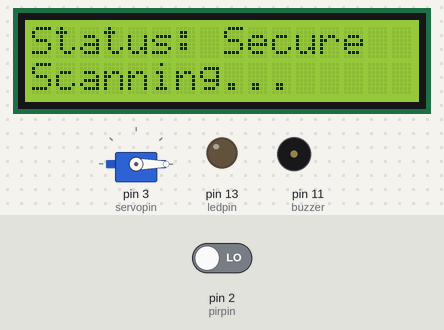
The sketch below on a simulated Arduino Uno, built with avr-gcc and run on an emulated ATmega328P. Parts: servo, 16×2 character LCD, output pins drawn as LEDs (lit = HIGH), buzzer (waves = sounding). The inputs (shaded band) are chosen by the test bench; at power-on: pin 2 (pirpin) LOW. What the sketch prints to the serial monitor is not drawn.

Above: at 3.2 s.
3.3 s: pin 2 (pirpin) driven HIGH
At 3.7 s:
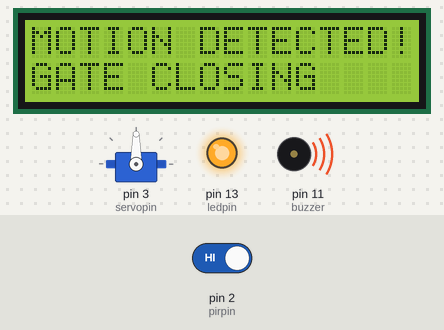
4.8 s: pin 2 (pirpin) driven LOW
At 6.0 s:
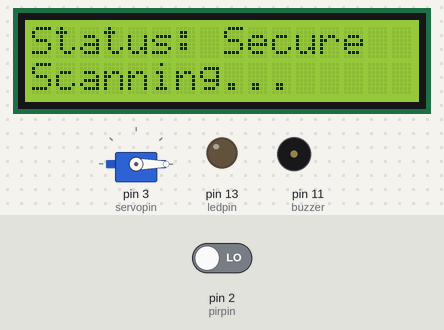
Timing chart, 0 to 7.8 s (numbered marks = the images above; inputs shaded):
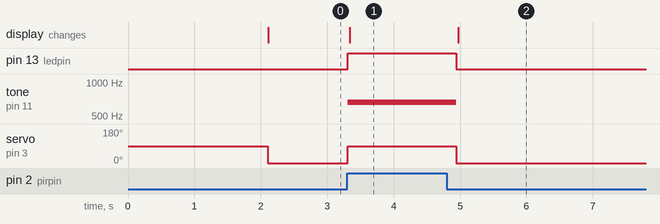

The sketch:

sketch.ino
```cpp
#include <LiquidCrystal_I2C.h>
#include <Servo.h>
Servo myservo;
LiquidCrystal_I2C lcd(0x27, 16, 2);
int pirpin = 2;
int ledpin = 13;
int buzzer = 11;
int servopin = 3;
int melody[] = {
  659, 659, 0, 659, 0, 523, 659, 0, 784, 0, 392, 0,};
int lastStatus = -1;
void setup() {
  // put your setup code here, to run once:
Serial.begin(9600);
pinMode(ledpin, OUTPUT);
pinMode(pirpin, INPUT);
pinMode(buzzer, OUTPUT);
myservo.attach(servopin);
lcd.init();
lcd.clear();
lcd.backlight();

 lcd.setCursor(0, 0);
  lcd.print("Hello world");
  delay(2000);
  lcd.clear();
}

void loop() {
  int pirvalue = digitalRead(pirpin);
  Serial.print("Value: ");
  Serial.println(pirvalue);

  if (pirvalue == 1) {
    Serial.println("Motion Detected!");
    digitalWrite(ledpin, HIGH);
    myservo.write(90);
    tone(buzzer, melody[0]);

    if (lastStatus != 1) {
      lcd.clear();
      lcd.setCursor(0, 0);
      lcd.print("MOTION DETECTED!");
      lcd.setCursor(0, 1);
      lcd.print("GATE CLOSING");
      lastStatus = 1;
    }
    delay(200);
  }
  else {
    myservo.write(0);
    digitalWrite(ledpin, LOW);
    noTone(buzzer);

    if (lastStatus != 0) {
      lcd.clear();
      lcd.setCursor(0, 0);
      lcd.print("Status: Secure");
      lcd.setCursor(0, 1);
      lcd.print("Scanning...");
      lastStatus = 0;
    }
    delay(200);
  }
}
```

Measured:
- after the input at 3.3 s, pin 13 (ledpin): LOW → HIGH at once; tone on pin 11 (buzzer): silent → 659 Hz at once; servo on pin 3 (servopin): 0° → 90° at once; the display: changes at once (image 1)
- after the input at 4.8 s, pin 13 (ledpin): HIGH → LOW after 0.14 s; tone on pin 11 (buzzer): 659 Hz → silent after 0.14 s; servo on pin 3 (servopin): 90° → 0° after 0.14 s; the display: changes after 0.17 s (image 2)
